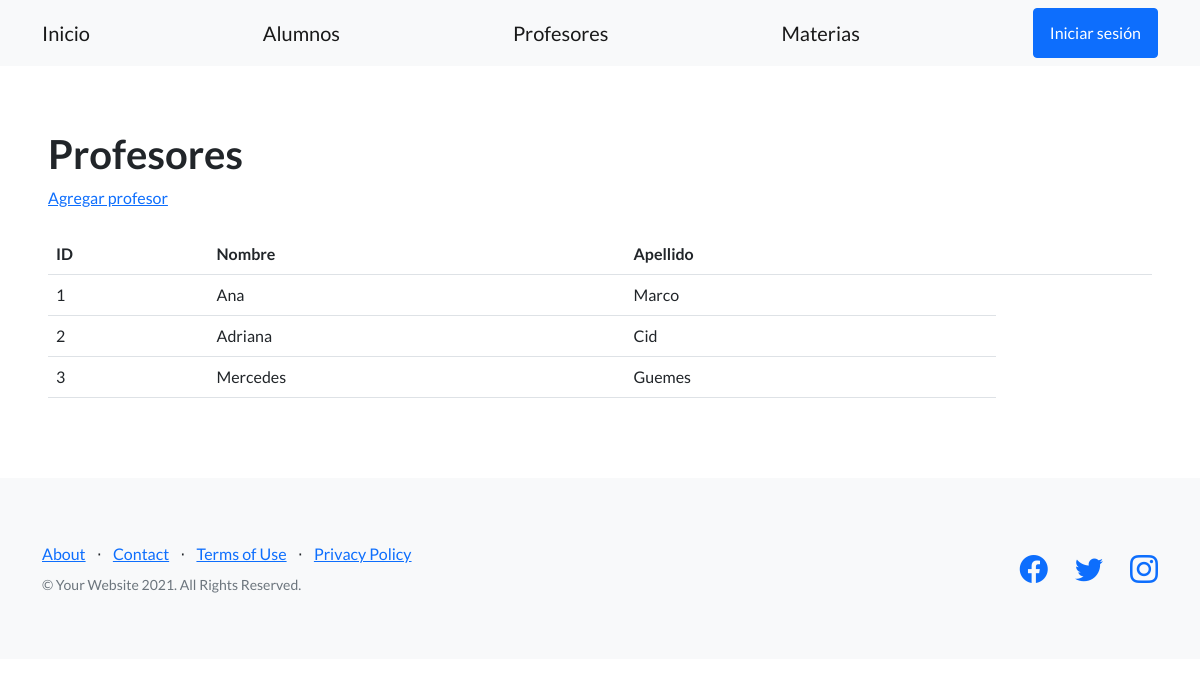
Page /app/profesores/ on the earlier database version.
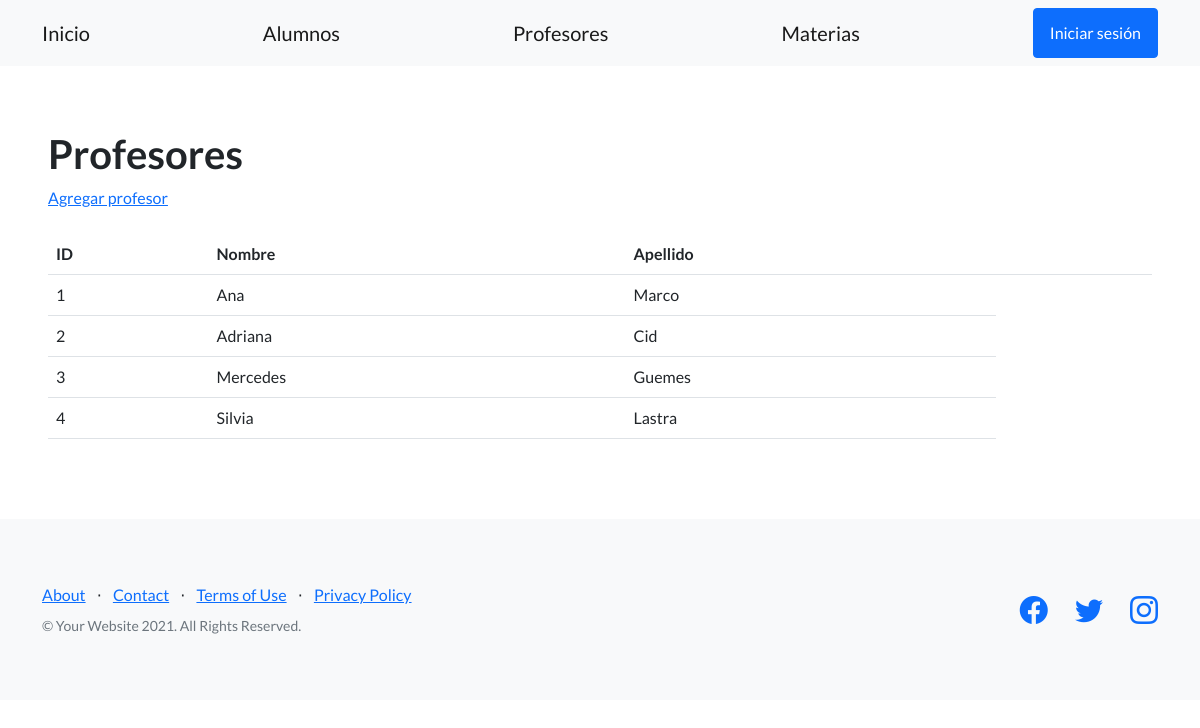
Same page on the later database version.
### app/models.py (models this page shows, shortened)
class Profesor(models.Model):
    nombre=models.CharField(max_length=50)
    apellido=models.CharField(max_length=50)
    email=models.EmailField()

### app/views.py (the view)
# urls.py: path('profesores/', listar_profesores, name="profesores"),
def listar_profesores(request):
    contexto = {
        "profesores": Profesor.objects.all(),
    }
    http_response= render(
        request=request,
        template_name='app/profesores.html',
        context=contexto,
    )
    return http_response

### app/templates/app/profesores.html
{% extends "app/base.html" %}
{% load static %}
{% block contenido %}
<section>
  <div>
    <h1>Profesores</h1>
    <a href="{% url 'agregar_profesor' %}">Agregar profesor</a>
    <br><br>
    <table class="table">
      <tbody>
        <tr>
          <th>ID</th>
          <th>Nombre</th>
          <th>Apellido</th>
          <th></th>
          <th></th>
        </tr>
        {% for profesor in profesores %}
        <tr>
          <td>{{ profesor.id }}</td>
          <td>{{ profesor.nombre }}</td>
          <td>{{ profesor.apellido }}</td>
        </tr>
        {% endfor %}
      </tbody>
    </table>
  </div>
</section>
{% endblock contenido %}

Differences in the rows shown:
added Profesor: id "4", nombre "Silvia", apellido "Lastra"
